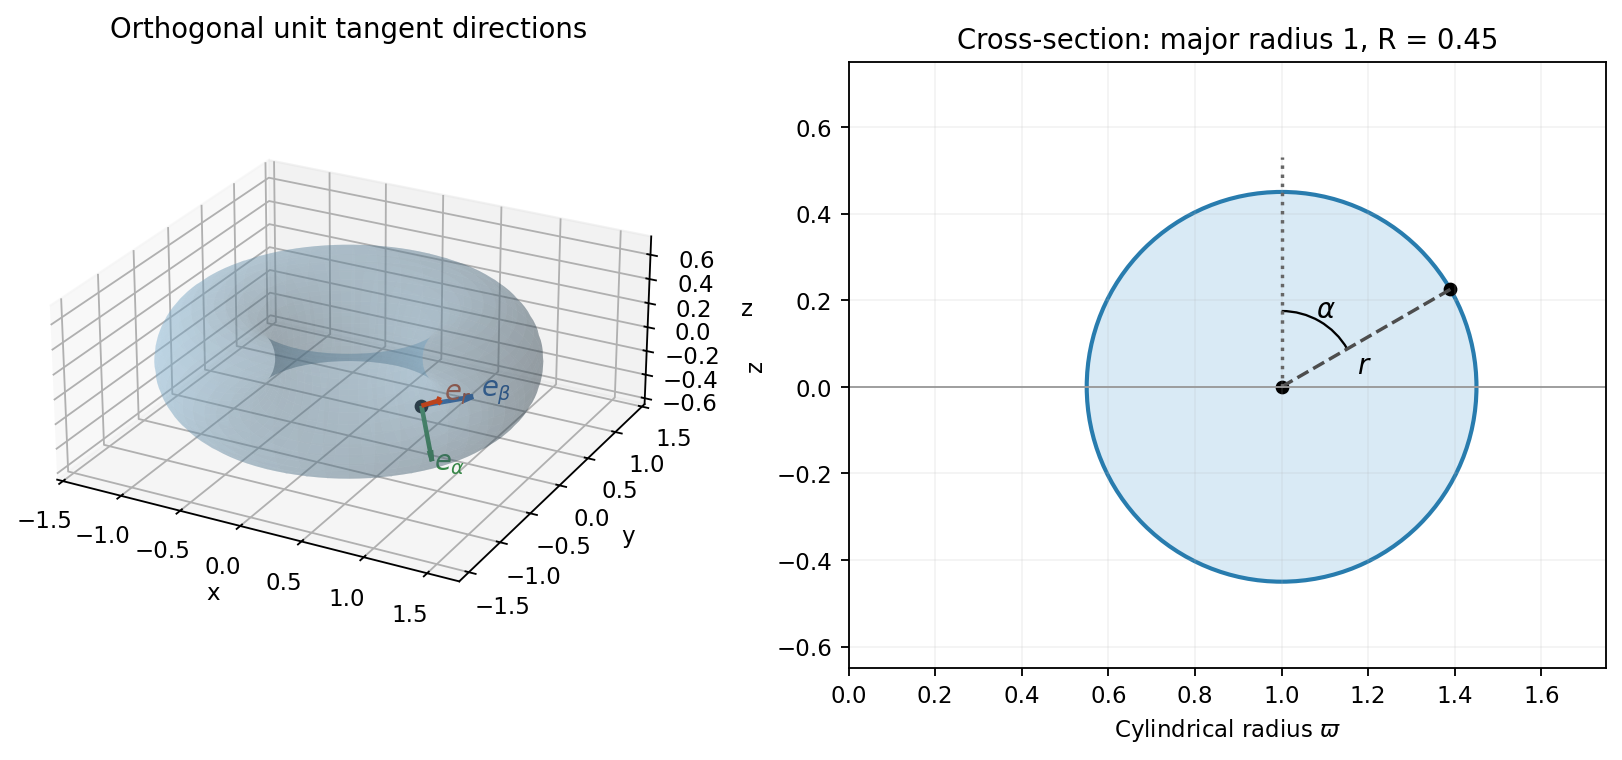

Write Python code to recreate this figure.
"""Original circular-torus coordinates; Python 3.14, NumPy, Matplotlib. PNG to cwd."""
import numpy as np
import matplotlib

matplotlib.use("Agg")
import matplotlib.pyplot as plt
from matplotlib.patches import Circle, Arc

fig = plt.figure(figsize=(10, 4.4), layout="constrained", facecolor="white")
ax = fig.add_subplot(1, 2, 1, projection="3d")
cross = fig.add_subplot(1, 2, 2)
minor = 0.45
alpha, beta = np.meshgrid(np.linspace(-np.pi, np.pi, 65), np.linspace(0, 2 * np.pi, 100))
ax.plot_surface((1 + minor * np.sin(alpha)) * np.cos(beta), (1 + minor * np.sin(alpha)) * np.sin(beta), minor * np.cos(alpha), color="#81b4d5", alpha=0.28, linewidth=0, shade=True)
a, b = np.pi / 3, -0.7
point = np.array([(1 + minor * np.sin(a)) * np.cos(b), (1 + minor * np.sin(a)) * np.sin(b), minor * np.cos(a)])
directions = [np.array([np.sin(a) * np.cos(b), np.sin(a) * np.sin(b), np.cos(a)]), np.array([np.cos(a) * np.cos(b), np.cos(a) * np.sin(b), -np.sin(a)]), np.array([-np.sin(b), np.cos(b), 0])]
for direction, color, label in zip(directions, ["#bd431c", "#368747", "#2459a2"], [r"$e_r$", r"$e_\alpha$", r"$e_\beta$"]):
    ax.quiver(*point, *direction, length=0.4, color=color, arrow_length_ratio=0.2, linewidth=2)
    ax.text(*(point + 0.46 * direction), label, color=color, fontsize=12)
ax.scatter(*point, s=25, color="black", depthshade=False)
ax.set(xlim=(-1.55, 1.75), ylim=(-1.65, 1.55), zlim=(-0.65, 0.75), xlabel="x", ylabel="y", zlabel="z", title="Orthogonal unit tangent directions")
ax.set_box_aspect((3.3, 3.2, 1.4))
ax.view_init(elev=25, azim=-62)
cross.add_patch(Circle((1, 0), minor, facecolor="#d9eaf5", edgecolor="#287cae", lw=1.8))
rho, zz = 1 + minor * np.sin(a), minor * np.cos(a)
cross.plot([1, rho], [0, zz], "--", color="0.3")
cross.scatter([1, rho], [0, zz], s=25, color="black")
cross.text((1 + rho) / 2 - 0.02, zz / 2 - 0.08, r"$r$", fontsize=12)
cross.add_patch(Arc((1, 0), 0.35, 0.35, theta1=30, theta2=90, color="black"))
cross.text(1.08, 0.16, r"$\alpha$", fontsize=12)
cross.plot([1, 1], [0, minor * 1.18], ":", color="0.4")
cross.axhline(0, color="0.6", lw=0.8)
cross.set(xlim=(0, 1.75), ylim=(-0.65, 0.75), xlabel=r"Cylindrical radius $\varpi$", ylabel="z", title="Cross-section: major radius 1, R = 0.45")
cross.set_aspect("equal")
cross.grid(alpha=0.14)
fig.savefig("paper-1-q1-torus-coordinates.png", dpi=165, facecolor="white")
plt.close(fig)
